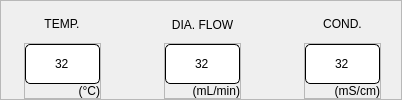
                   <widget class="QFrame" name="topbox">
                    <property name="frameShape">
                     <enum>QFrame::StyledPanel</enum>
                    </property>
                    <property name="frameShadow">
                     <enum>QFrame::Raised</enum>
                    </property>
                    <layout class="QHBoxLayout" name="horizontalLayout_12">
                     <property name="spacing">
                      <number>20</number>
                     </property>
                     <property name="leftMargin">
                      <number>0</number>
                     </property>
                     <property name="topMargin">
                      <number>0</number>
                     </property>
                     <property name="rightMargin">
                      <number>0</number>
                     </property>
                     <property name="bottomMargin">
                      <number>0</number>
                     </property>
                     <item>
                      <widget class="QFrame" name="Temp">
                       <property name="frameShape">
                        <enum>QFrame::NoFrame</enum>
                       </property>
                       <property name="frameShadow">
                        <enum>QFrame::Plain</enum>
                       </property>
                       <layout class="QVBoxLayout" name="verticalLayout_11">
                        <property name="spacing">
                         <number>5</number>
                        </property>
                        <property name="leftMargin">
                         <number>23</number>
                        </property>
                        <property name="topMargin">
                         <number>10</number>
                        </property>
                        <property name="rightMargin">
                         <number>20</number>
                        </property>
                        <property name="bottomMargin">
                         <number>0</number>
                        </property>
                        <item>
                         <widget class="QFrame" name="frame_34">
                          <property name="frameShape">
                           <enum>QFrame::NoFrame</enum>
                          </property>
                          <property name="frameShadow">
                           <enum>QFrame::Raised</enum>
                          </property>
                          <layout class="QVBoxLayout" name="verticalLayout_24" stretch="0">
                           <property name="spacing">
                            <number>0</number>
                           </property>
                           <property name="leftMargin">
                            <number>0</number>
                           </property>
                           <property name="topMargin">
                            <number>0</number>
                           </property>
                           <property name="rightMargin">
                            <number>0</number>
                           </property>
                           <property name="bottomMargin">
                            <number>0</number>
                           </property>
                           <item alignment="Qt::AlignHCenter|Qt::AlignVCenter">
                            <widget class="QLabel" name="label_15">
                             <property name="styleSheet">
                              <string notr="true">font: bold 16px &quot;Roboto&quot;;</string>
                             </property>
                             <property name="text">
                              <string>TEMP.</string>
                             </property>
                             <property name="alignment">
                              <set>Qt::AlignCenter</set>
                             </property>
                            </widget>
                           </item>
                          </layout>
                         </widget>
                        </item>
                        <item>
                         <widget class="QFrame" name="frame_35">
                          <property name="frameShape">
                           <enum>QFrame::StyledPanel</enum>
                          </property>
                          <property name="frameShadow">
                           <enum>QFrame::Raised</enum>
                          </property>
                          <layout class="QVBoxLayout" name="verticalLayout_25">
                           <property name="spacing">
                            <number>0</number>
                           </property>
                           <property name="leftMargin">
                            <number>0</number>
                           </property>
                           <property name="topMargin">
                            <number>0</number>
                           </property>
                           <property name="rightMargin">
                            <number>0</number>
                           </property>
                           <property name="bottomMargin">
                            <number>0</number>
                           </property>
                           <item>
                            <widget class="QLineEdit" name="temp_edit">
                             <property name="sizePolicy">
                              <sizepolicy hsizetype="Preferred" vsizetype="Preferred">
                               <horstretch>0</horstretch>
                               <verstretch>0</verstretch>
                              </sizepolicy>
                             </property>
                             <property name="minimumSize">
                              <size>
                               <width>75</width>
                               <height>40</height>
                              </size>
                             </property>
                             <property name="maximumSize">
                              <size>
                               <width>75</width>
                               <height>40</height>
                              </size>
                             </property>
                             <property name="styleSheet">
                              <string notr="true">background: #FFFFFF;
border: 1px solid #000000;
border-radius: 5px;
font:  bold 16px &quot;Roboto&quot;;</string>
                             </property>
                             <property name="text">
                              <string>32</string>
                             </property>
                             <property name="alignment">
                              <set>Qt::AlignCenter</set>
                             </property>
                            </widget>
                           </item>
                           <item>
                            <widget class="QLabel" name="label_35">
                             <property name="styleSheet">
                              <string notr="true">font:  14px &quot;Roboto&quot;;</string>
                             </property>
                             <property name="text">
                              <string>(°C)</string>
                             </property>
                             <property name="alignment">
                              <set>Qt::AlignRight|Qt::AlignTrailing|Qt::AlignVCenter</set>
                             </property>
                            </widget>
                           </item>
                          </layout>
                         </widget>
                        </item>
                       </layout>
                      </widget>
                     </item>
                     <item>
                      <widget class="QFrame" name="Flowr">
                       <property name="frameShape">
                        <enum>QFrame::NoFrame</enum>
                       </property>
                       <property name="frameShadow">
                        <enum>QFrame::Plain</enum>
                       </property>
                       <layout class="QVBoxLayout" name="verticalLayout_12">
                        <property name="spacing">
                         <number>5</number>
                        </property>
                        <property name="leftMargin">
                         <number>23</number>
                        </property>
                        <property name="topMargin">
                         <number>10</number>
                        </property>
                        <property name="rightMargin">
                         <number>20</number>
                        </property>
                        <property name="bottomMargin">
                         <number>0</number>
                        </property>
                        <item>
                         <widget class="QFrame" name="frame_38">
                          <property name="frameShape">
                           <enum>QFrame::NoFrame</enum>
                          </property>
                          <property name="frameShadow">
                           <enum>QFrame::Raised</enum>
                          </property>
                          <layout class="QVBoxLayout" name="verticalLayout_31" stretch="0">
                           <property name="spacing">
                            <number>0</number>
                           </property>
                           <property name="leftMargin">
                            <number>0</number>
                           </property>
                           <property name="topMargin">
                            <number>0</number>
                           </property>
                           <property name="rightMargin">
                            <number>0</number>
                           </property>
                           <property name="bottomMargin">
                            <number>0</number>
                           </property>
                           <item>
                            <widget class="QLabel" name="label_17">
                             <property name="styleSheet">
                              <string notr="true">font: bold 16px &quot;Roboto&quot;;</string>
                             </property>
                             <property name="text">
                              <string>DIA. FLOW</string>
                             </property>
                             <property name="alignment">
                              <set>Qt::AlignCenter</set>
                             </property>
                            </widget>
                           </item>
                          </layout>
                         </widget>
                        </item>
                        <item>
                         <widget class="QFrame" name="frame_39">
                          <property name="frameShape">
                           <enum>QFrame::StyledPanel</enum>
                          </property>
                          <property name="frameShadow">
                           <enum>QFrame::Raised</enum>
                          </property>
                          <layout class="QVBoxLayout" name="verticalLayout_32">
                           <property name="spacing">
                            <number>0</number>
                           </property>
                           <property name="leftMargin">
                            <number>0</number>
                           </property>
                           <property name="topMargin">
                            <number>0</number>
                           </property>
                           <property name="rightMargin">
                            <number>0</number>
                           </property>
                           <property name="bottomMargin">
                            <number>0</number>
                           </property>
                           <item>
                            <widget class="QLineEdit" name="fm_edit">
                             <property name="sizePolicy">
                              <sizepolicy hsizetype="Preferred" vsizetype="Preferred">
                               <horstretch>0</horstretch>
                               <verstretch>0</verstretch>
                              </sizepolicy>
                             </property>
                             <property name="minimumSize">
                              <size>
                               <width>75</width>
                               <height>40</height>
                              </size>
                             </property>
                             <property name="maximumSize">
                              <size>
                               <width>75</width>
                               <height>40</height>
                              </size>
                             </property>
                             <property name="styleSheet">
                              <string notr="true">background: #FFFFFF;
border: 1px solid #000000;
border-radius: 5px;
font:  bold 16px &quot;Roboto&quot;;</string>
                             </property>
                             <property name="text">
                              <string>32</string>
                             </property>
                             <property name="alignment">
                              <set>Qt::AlignCenter</set>
                             </property>
                            </widget>
                           </item>
                           <item>
                            <widget class="QLabel" name="label_36">
                             <property name="styleSheet">
                              <string notr="true">font:  14px &quot;Roboto&quot;;</string>
                             </property>
                             <property name="text">
                              <string>(mL/min)</string>
                             </property>
                             <property name="alignment">
                              <set>Qt::AlignRight|Qt::AlignTrailing|Qt::AlignVCenter</set>
                             </property>
                            </widget>
                           </item>
                          </layout>
                         </widget>
                        </item>
                       </layout>
                      </widget>
                     </item>
                     <item>
                      <widget class="QFrame" name="Cond">
                       <property name="frameShape">
                        <enum>QFrame::NoFrame</enum>
                       </property>
                       <property name="frameShadow">
                        <enum>QFrame::Plain</enum>
                       </property>
                       <layout class="QVBoxLayout" name="verticalLayout_13">
                        <property name="spacing">
                         <number>5</number>
                        </property>
                        <property name="leftMargin">
                         <number>23</number>
                        </property>
                        <property name="topMargin">
                         <number>10</number>
                        </property>
                        <property name="rightMargin">
                         <number>20</number>
                        </property>
                        <property name="bottomMargin">
                         <number>0</number>
                        </property>
                        <item>
                         <widget class="QFrame" name="frame_42">
                          <property name="frameShape">
                           <enum>QFrame::NoFrame</enum>
                          </property>
                          <property name="frameShadow">
                           <enum>QFrame::Raised</enum>
                          </property>
                          <layout class="QVBoxLayout" name="verticalLayout_35" stretch="0">
                           <property name="spacing">
                            <number>0</number>
                           </property>
                           <property name="leftMargin">
                            <number>0</number>
                           </property>
                           <property name="topMargin">
                            <number>0</number>
                           </property>
                           <property name="rightMargin">
                            <number>0</number>
                           </property>
                           <property name="bottomMargin">
                            <number>0</number>
                           </property>
                           <item alignment="Qt::AlignHCenter|Qt::AlignVCenter">
                            <widget class="QLabel" name="label_19">
                             <property name="styleSheet">
                              <string notr="true">font: bold 16px &quot;Roboto&quot;;</string>
                             </property>
                             <property name="text">
                              <string>COND.</string>
                             </property>
                             <property name="alignment">
                              <set>Qt::AlignCenter</set>
                             </property>
                            </widget>
                           </item>
                          </layout>
                         </widget>
                        </item>
                        <item>
                         <widget class="QFrame" name="frame_43">
                          <property name="frameShape">
                           <enum>QFrame::StyledPanel</enum>
                          </property>
                          <property name="frameShadow">
                           <enum>QFrame::Raised</enum>
                          </property>
                          <layout class="QVBoxLayout" name="verticalLayout_36">
                           <property name="spacing">
                            <number>0</number>
                           </property>
                           <property name="leftMargin">
                            <number>0</number>
                           </property>
                           <property name="topMargin">
                            <number>0</number>
                           </property>
                           <property name="rightMargin">
                            <number>0</number>
                           </property>
                           <property name="bottomMargin">
                            <number>0</number>
                           </property>
                           <item>
                            <widget class="QLineEdit" name="ec_edit">
                             <property name="sizePolicy">
                              <sizepolicy hsizetype="Preferred" vsizetype="Preferred">
                               <horstretch>0</horstretch>
                               <verstretch>0</verstretch>
                              </sizepolicy>
                             </property>
                             <property name="minimumSize">
                              <size>
                               <width>75</width>
                               <height>40</height>
                              </size>
                             </property>
                             <property name="maximumSize">
                              <size>
                               <width>75</width>
                               <height>40</height>
                              </size>
                             </property>
                             <property name="styleSheet">
                              <string notr="true">background: #FFFFFF;
border: 1px solid #000000;
border-radius: 5px;
font:  bold 16px &quot;Roboto&quot;;</string>
                             </property>
                             <property name="text">
                              <string>32</string>
                             </property>
                             <property name="alignment">
                              <set>Qt::AlignCenter</set>
                             </property>
                            </widget>
                           </item>
                           <item>
                            <widget class="QLabel" name="label_38">
                             <property name="styleSheet">
                              <string notr="true">font:  14px &quot;Roboto&quot;;</string>
                             </property>
                             <property name="text">
                              <string>(mS/cm)</string>
                             </property>
                             <property name="alignment">
                              <set>Qt::AlignRight|Qt::AlignTrailing|Qt::AlignVCenter</set>
                             </property>
                            </widget>
                           </item>
                          </layout>
                         </widget>
                        </item>
                       </layout>
                      </widget>
                     </item>
                    </layout>
                   </widget>
